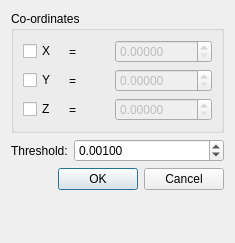
<?xml version="1.0" encoding="UTF-8"?>
<ui version="4.0">
 <class>FixRoundingErrors</class>
 <widget class="QDialog" name="FixRoundingErrors">
  <property name="geometry">
   <rect>
    <x>0</x>
    <y>0</y>
    <width>235</width>
    <height>243</height>
   </rect>
  </property>
  <property name="windowTitle">
   <string>Fix rounding errors</string>
  </property>
  <layout class="QFormLayout" name="formLayout">
   <item row="0" column="0" colspan="2">
    <widget class="QGroupBox" name="groupBox">
     <property name="title">
      <string>Co-ordinates</string>
     </property>
     <layout class="QGridLayout" name="gridLayout">
      <item row="0" column="0">
       <widget class="QCheckBox" name="checkboxX">
        <property name="text">
         <string>X</string>
        </property>
       </widget>
      </item>
      <item row="0" column="1">
       <widget class="QLabel" name="label">
        <property name="text">
         <string>=</string>
        </property>
        <property name="buddy">
         <cstring>valueX</cstring>
        </property>
       </widget>
      </item>
      <item row="0" column="2">
       <widget class="QDoubleSpinBox" name="valueX">
        <property name="enabled">
         <bool>false</bool>
        </property>
        <property name="decimals">
         <number>5</number>
        </property>
        <property name="maximum">
         <double>10000.000000000000000</double>
        </property>
       </widget>
      </item>
      <item row="1" column="0">
       <widget class="QCheckBox" name="checkboxY">
        <property name="text">
         <string>Y</string>
        </property>
       </widget>
      </item>
      <item row="1" column="1">
       <widget class="QLabel" name="label_3">
        <property name="text">
         <string>=</string>
        </property>
        <property name="buddy">
         <cstring>valueY</cstring>
        </property>
       </widget>
      </item>
      <item row="1" column="2">
       <widget class="QDoubleSpinBox" name="valueY">
        <property name="enabled">
         <bool>false</bool>
        </property>
        <property name="decimals">
         <number>5</number>
        </property>
        <property name="maximum">
         <double>10000.000000000000000</double>
        </property>
       </widget>
      </item>
      <item row="2" column="0">
       <widget class="QCheckBox" name="checkboxZ">
        <property name="text">
         <string>Z</string>
        </property>
       </widget>
      </item>
      <item row="2" column="1">
       <widget class="QLabel" name="label_4">
        <property name="text">
         <string>=</string>
        </property>
        <property name="buddy">
         <cstring>valueZ</cstring>
        </property>
       </widget>
      </item>
      <item row="2" column="2">
       <widget class="QDoubleSpinBox" name="valueZ">
        <property name="enabled">
         <bool>false</bool>
        </property>
        <property name="decimals">
         <number>5</number>
        </property>
        <property name="maximum">
         <double>10000.000000000000000</double>
        </property>
       </widget>
      </item>
     </layout>
    </widget>
   </item>
   <item row="1" column="0">
    <widget class="QLabel" name="label_2">
     <property name="text">
      <string>Threshold:</string>
     </property>
     <property name="buddy">
      <cstring>threshold</cstring>
     </property>
    </widget>
   </item>
   <item row="1" column="1">
    <widget class="QDoubleSpinBox" name="threshold">
     <property name="decimals">
      <number>5</number>
     </property>
     <property name="minimum">
      <double>0.000010000000000</double>
     </property>
     <property name="maximum">
      <double>10000.000000000000000</double>
     </property>
     <property name="singleStep">
      <double>0.000100000000000</double>
     </property>
     <property name="value">
      <double>0.001000000000000</double>
     </property>
    </widget>
   </item>
   <item row="2" column="0" colspan="2">
    <widget class="QDialogButtonBox" name="buttonBox">
     <property name="orientation">
      <enum>Qt::Horizontal</enum>
     </property>
     <property name="standardButtons">
      <set>QDialogButtonBox::Cancel|QDialogButtonBox::Ok</set>
     </property>
    </widget>
   </item>
  </layout>
  <zorder>buttonBox</zorder>
  <zorder>label_2</zorder>
  <zorder>groupBox</zorder>
  <zorder>threshold</zorder>
 </widget>
 <tabstops>
  <tabstop>checkboxX</tabstop>
  <tabstop>valueX</tabstop>
  <tabstop>checkboxY</tabstop>
  <tabstop>valueY</tabstop>
  <tabstop>checkboxZ</tabstop>
  <tabstop>valueZ</tabstop>
  <tabstop>threshold</tabstop>
 </tabstops>
 <resources/>
 <connections>
  <connection>
   <sender>buttonBox</sender>
   <signal>accepted()</signal>
   <receiver>FixRoundingErrors</receiver>
   <slot>accept()</slot>
   <hints>
    <hint type="sourcelabel">
     <x>225</x>
     <y>215</y>
    </hint>
    <hint type="destinationlabel">
     <x>157</x>
     <y>242</y>
    </hint>
   </hints>
  </connection>
  <connection>
   <sender>buttonBox</sender>
   <signal>rejected()</signal>
   <receiver>FixRoundingErrors</receiver>
   <slot>reject()</slot>
   <hints>
    <hint type="sourcelabel">
     <x>225</x>
     <y>221</y>
    </hint>
    <hint type="destinationlabel">
     <x>234</x>
     <y>242</y>
    </hint>
   </hints>
  </connection>
  <connection>
   <sender>checkboxX</sender>
   <signal>clicked(bool)</signal>
   <receiver>valueX</receiver>
   <slot>setEnabled(bool)</slot>
   <hints>
    <hint type="sourcelabel">
     <x>49</x>
     <y>53</y>
    </hint>
    <hint type="destinationlabel">
     <x>93</x>
     <y>47</y>
    </hint>
   </hints>
  </connection>
  <connection>
   <sender>checkboxY</sender>
   <signal>clicked(bool)</signal>
   <receiver>valueY</receiver>
   <slot>setEnabled(bool)</slot>
   <hints>
    <hint type="sourcelabel">
     <x>60</x>
     <y>94</y>
    </hint>
    <hint type="destinationlabel">
     <x>132</x>
     <y>91</y>
    </hint>
   </hints>
  </connection>
  <connection>
   <sender>checkboxZ</sender>
   <signal>clicked(bool)</signal>
   <receiver>valueZ</receiver>
   <slot>setEnabled(bool)</slot>
   <hints>
    <hint type="sourcelabel">
     <x>61</x>
     <y>129</y>
    </hint>
    <hint type="destinationlabel">
     <x>107</x>
     <y>133</y>
    </hint>
   </hints>
  </connection>
 </connections>
</ui>
